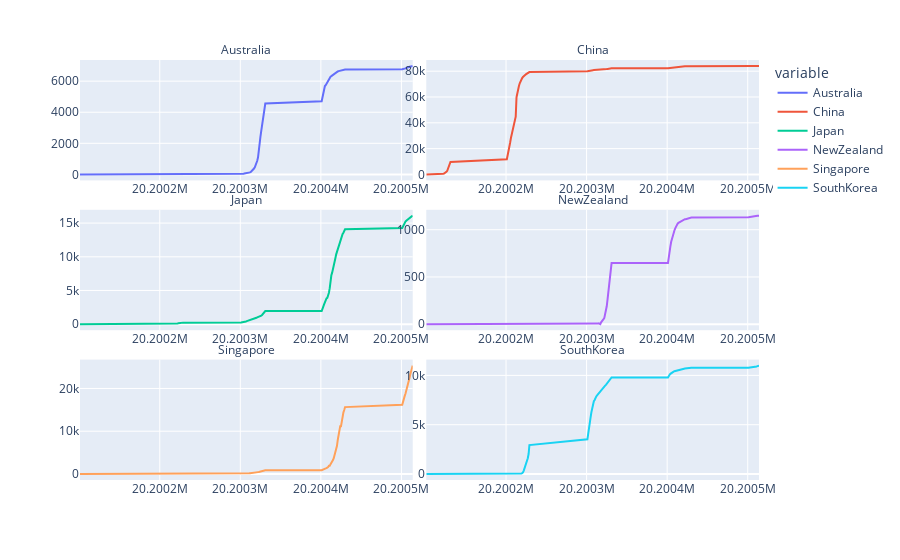

Notebook code for this chart:
### Code cell
#visualize line graph like example 3

fig = px.line(covid4vis, x="Date", y="value", color="variable",facet_col="variable",facet_col_wrap=2)
fig.for_each_annotation(lambda a: a.update(text=a.text.split("=")[-1]))
fig.update_yaxes(showticklabels=True , matches=None, title_text=None)
fig.update_xaxes(showticklabels=True , title_text=None)

### Figure 1 — Plotly figure (JSON) as saved in the notebook; plotly's stock layout.template omitted (floating-point values rounded to 4 significant figures; data arrays with more than 128 entries replaced by an {"elided": "..."} marker saying what was removed)
{"data": [{"hovertemplate": "variable=Australia<br>Date=%{x}<br>value=%{y}<extra></extra>", "legendgroup": "Australia", "line": {"color": "#636efa", "dash": "solid"}, "mode": "lines", "name": "Australia", "orientation": "v", "showlegend": true, "type": "scatter", "x": {"elided": "135 int values"}, "xaxis": "x5", "y": {"elided": "135 int values"}, "yaxis": "y5"}, {"hovertemplate": "variable=China<br>Date=%{x}<br>value=%{y}<extra></extra>", "legendgroup": "China", "line": {"color": "#EF553B", "dash": "solid"}, "mode": "lines", "name": "China", "orientation": "v", "showlegend": true, "type": "scatter", "x": {"elided": "135 int values"}, "xaxis": "x6", "y": {"elided": "135 int values"}, "yaxis": "y6"}, {"hovertemplate": "variable=Japan<br>Date=%{x}<br>value=%{y}<extra></extra>", "legendgroup": "Japan", "line": {"color": "#00cc96", "dash": "solid"}, "mode": "lines", "name": "Japan", "orientation": "v", "showlegend": true, "type": "scatter", "x": {"elided": "135 int values"}, "xaxis": "x3", "y": {"elided": "135 int values"}, "yaxis": "y3"}, {"hovertemplate": "variable=NewZealand<br>Date=%{x}<br>value=%{y}<extra></extra>", "legendgroup": "NewZealand", "line": {"color": "#ab63fa", "dash": "solid"}, "mode": "lines", "name": "NewZealand", "orientation": "v", "showlegend": true, "type": "scatter", "x": {"elided": "135 int values"}, "xaxis": "x4", "y": {"elided": "135 int values"}, "yaxis": "y4"}, {"hovertemplate": "variable=Singapore<br>Date=%{x}<br>value=%{y}<extra></extra>", "legendgroup": "Singapore", "line": {"color": "#FFA15A", "dash": "solid"}, "mode": "lines", "name": "Singapore", "orientation": "v", "showlegend": true, "type": "scatter", "x": {"elided": "135 int values"}, "xaxis": "x", "y": {"elided": "135 int values"}, "yaxis": "y"}, {"hovertemplate": "variable=SouthKorea<br>Date=%{x}<br>value=%{y}<extra></extra>", "legendgroup": "SouthKorea", "line": {"color": "#19d3f3", "dash": "solid"}, "mode": "lines", "name": "SouthKorea", "orientation": "v", "showlegend": true, "type": "scatter", "x": {"elided": "135 int values"}, "xaxis": "x2", "y": {"elided": "135 int values"}, "yaxis": "y2"}], "layout": {"annotations": [{"font": {}, "showarrow": false, "text": "Singapore", "x": 0.245, "xanchor": "center", "xref": "paper", "y": 0.2867, "yanchor": "bottom", "yref": "paper"}, {"font": {}, "showarrow": false, "text": "SouthKorea", "x": 0.755, "xanchor": "center", "xref": "paper", "y": 0.2867, "yanchor": "bottom", "yref": "paper"}, {"font": {}, "showarrow": false, "text": "Japan", "x": 0.245, "xanchor": "center", "xref": "paper", "y": 0.6433, "yanchor": "bottom", "yref": "paper"}, {"font": {}, "showarrow": false, "text": "NewZealand", "x": 0.755, "xanchor": "center", "xref": "paper", "y": 0.6433, "yanchor": "bottom", "yref": "paper"}, {"font": {}, "showarrow": false, "text": "Australia", "x": 0.245, "xanchor": "center", "xref": "paper", "y": 1.0, "yanchor": "bottom", "yref": "paper"}, {"font": {}, "showarrow": false, "text": "China", "x": 0.755, "xanchor": "center", "xref": "paper", "y": 1.0, "yanchor": "bottom", "yref": "paper"}], "legend": {"title": {"text": "variable"}, "tracegroupgap": 0}, "margin": {"t": 60}, "xaxis": {"anchor": "y", "domain": [0, 0.49], "showticklabels": true, "title": {}}, "xaxis2": {"anchor": "y2", "domain": [0.51, 1], "matches": "x", "showticklabels": true, "title": {}}, "xaxis3": {"anchor": "y3", "domain": [0, 0.49], "matches": "x", "showticklabels": true}, "xaxis4": {"anchor": "y4", "domain": [0.51, 1], "matches": "x", "showticklabels": true}, "xaxis5": {"anchor": "y5", "domain": [0, 0.49], "matches": "x", "showticklabels": true}, "xaxis6": {"anchor": "y6", "domain": [0.51, 1], "matches": "x", "showticklabels": true}, "yaxis": {"anchor": "x", "domain": [0, 0.2867], "showticklabels": true, "title": {}}, "yaxis2": {"anchor": "x2", "domain": [0, 0.2867], "showticklabels": true}, "yaxis3": {"anchor": "x3", "domain": [0.3567, 0.6433], "showticklabels": true, "title": {}}, "yaxis4": {"anchor": "x4", "domain": [0.3567, 0.6433], "showticklabels": true}, "yaxis5": {"anchor": "x5", "domain": [0.7133, 1.0], "showticklabels": true, "title": {}}, "yaxis6": {"anchor": "x6", "domain": [0.7133, 1.0], "showticklabels": true}}}
